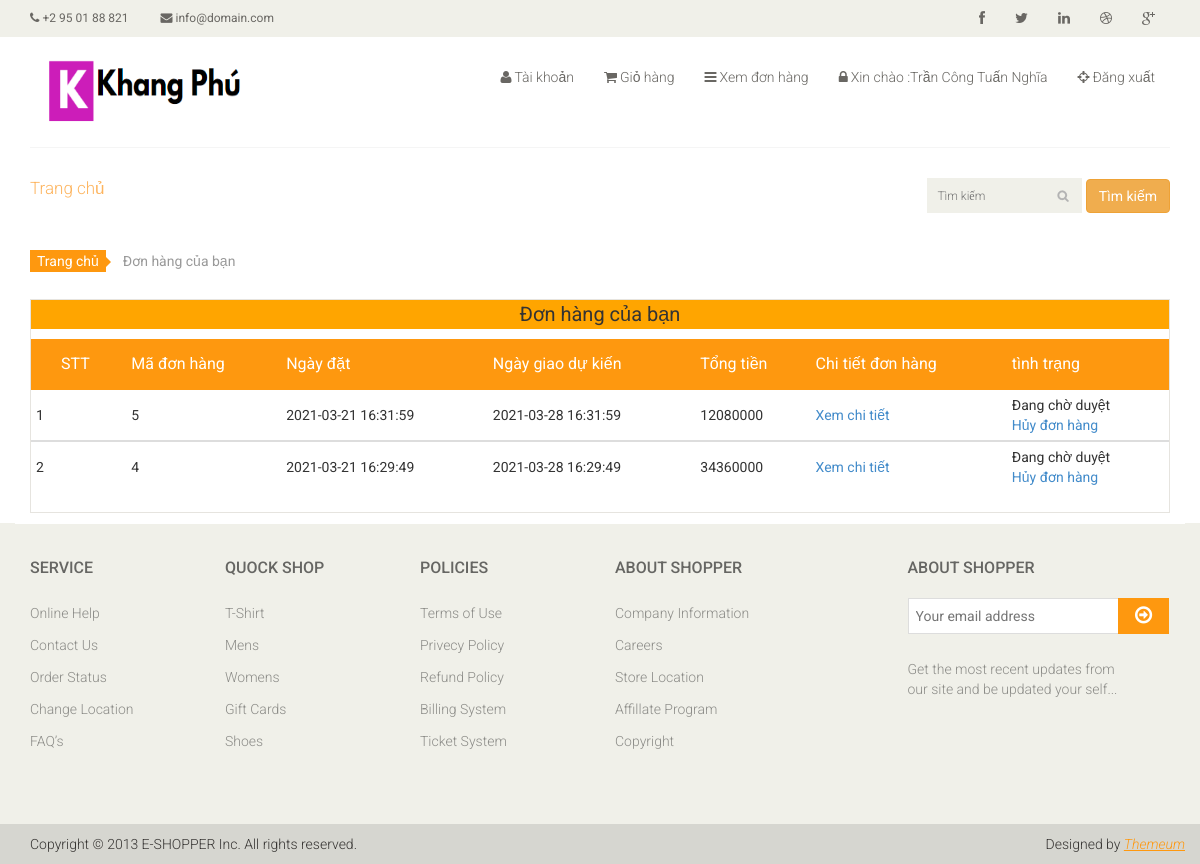
The app's page /index.php?quanly=xemdonhang (signed in) with its own data.
### tables this page shows
CREATE TABLE `khachhang` (
  `idKhachHang` int(11) NOT NULL,
  `tenKhachHang` varchar(100) NOT NULL,
  `matKhau` varchar(100) NOT NULL,
  `CMND` varchar(9) NOT NULL,
  `diaChi` varchar(100) NOT NULL,
  `Email` varchar(100) NOT NULL,
  `SDT` varchar(10) NOT NULL
);

CREATE TABLE `donhang` (
  `idDonHang` int(11) NOT NULL,
  `idKhachHang` int(11) NOT NULL,
  `ngayDat` datetime NOT NULL,
  `ngayGiaoDuKien` datetime NOT NULL,
  `tongTien` decimal(10,0) NOT NULL,
  `idNhanVien` int(11) DEFAULT NULL,
  `tinhTrang` int(11) NOT NULL
);

### includes/product/xemdonhang.php (the view)
<?php
    if(isset($_SESSION['email'])){
        $sql_khachhang="SELECT * FROM khachhang WHERE email ='".$_SESSION['email']."'";
        $query_khachhang=mysqli_query($conn,$sql_khachhang);
        $dongkh=mysqli_fetch_array($query_khachhang);
        $idKhachHang=$conn -> real_escape_string($dongkh['idKhachHang']);
    }
    $sql_lietkesp = "SELECT * FROM donhang WHERE idKhachHang= $idKhachHang ORDER BY donhang.idDonHang DESC";
    $row_lietkesp = mysqli_query($conn, $sql_lietkesp);
?>
<section id="cart_items">
		<div class="container">
			<div class="breadcrumbs">
				<ol class="breadcrumb">
				  <li><a href="index.php">Trang chủ</a></li>
				  <li class="active">Đơn hàng của bạn</li>
				</ol>
			</div>
			<div class="table-responsive cart_info">
				<p style="background-color: orange; text-align: center; font-size: 20px;">Đơn hàng của bạn</p>
				<table class="table table-condensed">
					<thead>
						<tr class="cart_menu">
							<td class="image">STT</td>
							<td class="description">Mã đơn hàng</td>
							<td class="price">Ngày đặt</td>
							<td class="quantity">Ngày giao dự kiến</td>
							<td class="total">Tổng tiền</td>
							<td class="total">Chi tiết đơn hàng</td>
							<td class="total">tình trạng</td>
						</tr>
					</thead>
					<?php
						$i=1;
						while ($dong=mysqli_fetch_array($row_lietkesp)) {
					 ?>
					<tbody>
						<tr>
							<td><?php echo $i; ?></td>
							<td><?php echo $dong['idDonHang'] ?></td>
							<td><?php echo $dong['ngayDat'] ?></td>
							<td><?php echo $dong['ngayGiaoDuKien'] ?></td>
							<td><?php echo $dong['tongTien'] ?></td>
							<td><a href="?quanly=chitietdonhang&id=<?php echo $dong['idDonHang']?>">Xem chi tiết</a></td>
                            <td>
            					<?php
            						if($dong['tinhTrang']==0){
            					?>
                                <?php
                                    echo 'Đang chờ duyệt<br>';
                                ?>
                                    <a href="?quanly=huydonhang&id=<?php echo $dong['idDonHang'] ?>">Hủy đơn hàng</a>
            					<?php
            						}elseif($dong['tinhTrang']==1) {
            					?>
            					<?php
            						echo 'Đơn hàng đã được duyệt';
            					?>
            					<?php
            						}elseif($dong['tinhTrang']==2) {
            					?>
            					<?php
                                    echo 'Đang giao hàng';
                                ?>
            					<?php
            						}elseif($dong['tinhTrang']==3) {
            					?>
                                <?php
                                    echo 'Đã nhận';
                                ?>
                                <?php
                                    }elseif($dong['tinhTrang']==4) {
                                ?>
                                <?php
                                    echo 'Thất bại';
                                ?>
                                <?php
                                    }
                                ?>
            				</td>
						</tr>
					</tbody>
					 <?php
                        $i++;
                    }
                    ?>
				</table>
			</div>
		</div>
	</section>

### includes/header.php (shortened to what this page needs)
<?php
if(isset($_SESSION['email'])){
?>
<header id="header">
		<div class="header_top">
			<div class="container">
				<div class="row">
					<div class="col-sm-6">
						<div class="contactinfo">
							<ul class="nav nav-pills">
								<li><a href="#"><i class="fa fa-phone"></i> +2 95 01 88 821</a></li>
								<li><a href="#"><i class="fa fa-envelope"></i> info@domain.com</a></li>
							</ul>
						</div>
					</div>
					<div class="col-sm-6">
						<div class="social-icons pull-right">
							<ul class="nav navbar-nav">
								<li><a href="#"><i class="fa fa-facebook"></i></a></li>
								<li><a href="#"><i class="fa fa-twitter"></i></a></li>
								<li><a href="#"><i class="fa fa-linkedin"></i></a></li>
								<li><a href="#"><i class="fa fa-dribbble"></i></a></li>
								<li><a href="#"><i class="fa fa-google-plus"></i></a></li>
							</ul>
						</div>
					</div>
				</div>
			</div>
		</div>
		<div class="header-middle">
			<div class="container">
				<div class="row">
					<div class="col-md-4 clearfix">
						<div class="logo pull-left">
							<a href="index.php"><img src="images/home/logo.png" width="200px" height="70" alt="" /></a>
						</div>
					</div>
					<div class="col-md-8 clearfix">
						<div class="shop-menu clearfix pull-right">
							<ul class="nav navbar-nav">
								<li><a href="?quanly=taikhoan"><i class="fa fa-user"></i>Tài khoản</a></li>
								<li><a href="?quanly=giohang"><i class="fa fa-shopping-cart"></i>Giỏ hàng</a></li>
								<li><a href="?quanly=xemdonhang"><i class="fa fa-bars"></i>Xem đơn hàng</a></li>
								<li><a href="?quanly=taikhoan"><i class="fa fa-lock"></i>Xin chào :<?php
				                    $sql="select * from khachhang where Email='".$_SESSION['email']."'";
				                    $query=mysqli_query($conn,$sql);
				                    $dong = mysqli_fetch_array($query);
				                    echo $dong['tenKhachHang'];
				                	?></a>
				            	</li>
								<li><a href="?quanly=dangxuat"><i class="fa fa-crosshairs"></i>Đăng xuất</a></li>
							</ul>
						</div>
					</div>
				</div>
			</div>
		</div>
		<div class="header-bottom">
			<div class="container">
				<div class="row">
					<div class="col-sm-9">
						<div class="mainmenu pull-left">
							<ul class="nav navbar-nav collapse navbar-collapse">
								<li><a href="index.php" class="active">Trang chủ</a></li>
							</ul>
						</div>
					</div>
					<form action="?quanly=timkiem" method="post">
					<div class="col-sm-3">
						<div class="search_box pull-right">
								<input type="text" name="tukhoa" placeholder="Tìm kiếm"/>
								<button class="btn btn-warning" name="search" type="submit">Tìm kiếm</button>
						</div>
					</div>
					</form>
				</div>
			</div>
		</div>
	</header>
<?php
}
?>

### css/main.css (style rules this page uses)
body { font-family: 'Roboto', sans-serif; position: relative; font-weight: 400px; }
ul li { list-style: none; }
a { -webkit-transition: 300ms; transition: 300ms; }
.header_top { background: none repeat scroll 0 0 #F0F0E9; }
.contactinfo ul li:first-child { margin-left: -15px; }
.contactinfo ul li a { font-size: 12px; color: #696763; font-family: 'Roboto', sans-serif; }
.social-icons ul li a { border: 0 none; border-radius: 0; color: #696763; padding: 0px; }
.social-icons ul li { display: inline-block; }
.social-icons ul li a i { padding: 11px 15px; transition: all 0.9s ease 0s; -moz-transition: all 0.9s ease 0s; -webkit-transition: all 0.9s ease 0s; -o-transition: all 0.9s ease 0s; }
.header-middle .container .row { border-bottom: 1px solid #f5f5f5; margin-left: 0; margin-right: 0; padding-bottom: 20px; padding-top: 20px; }
.shop-menu ul li { display: inline-block; padding-left: 15px; padding-right: 15px; }
.shop-menu ul li:last-child { padding-right: 0; }
.shop-menu ul li a { background: #FFFFFF; color: #696763; font-family: 'Roboto', sans-serif; font-size: 14px; font-weight: 300; padding: 0; padding-right: 0; margin-top: 10px; }
.shop-menu ul li a i { margin-right: 3px; }
.header-bottom { padding-bottom: 30px; padding-top: 30px; }
.navbar-collapse.collapse { padding-left: 0; }
.mainmenu ul li { padding-right: 15px; padding-left: 15px; }
.mainmenu ul li:first-child { padding-left: 0px; }
.mainmenu ul li a { color: #696763; font-family: 'Roboto', sans-serif; font-size: 17px; font-weight: 300; padding: 0; padding-bottom: 10px; }
.mainmenu ul li a:hover, .mainmenu ul li a.active, .shop-menu ul li a.active { background: none; color: #fdb45e; }
.search_box input { background: #F0F0E9; border: medium none; color: #B2B2B2; font-family: 'roboto'; font-size: 12px; font-weight: 300; height: 35px; outline: medium none; padding-left: 10px; width: 155px; background-image: url(../images/home/searchicon.png); background-repeat: no-repeat; background-position: 130px; }
.breadcrumbs { position: relative; }
.breadcrumbs .breadcrumb { background: transparent; padding-left: 0; }
.breadcrumbs .breadcrumb li a { background: #FE980F; color: #FFFFFF; padding: 3px 7px; }
.breadcrumbs .breadcrumb li a:after { content: ""; height: auto; width: auto; border-width: 8px; border-style: solid; border-color: transparent transparent transparent #FE980F; position: absolute; top: 11px; left: 73px; }
.breadcrumbs .breadcrumb>li+li:before { content: " "; }
#cart_items .cart_info { border: 1px solid #E6E4DF; margin-bottom: 10px; }
#cart_items .cart_info .cart_menu { background: #FE980F; color: #fff; font-size: 16px; font-family: 'Roboto', sans-serif; font-weight: normal; }
#cart_items .cart_info .table.table-condensed thead tr { height: 51px; }
#cart_items .cart_info .table.table-condensed tr { border-bottom: 1px solid#F7F7F0 }
#cart_items .cart_info .table.table-condensed tr:last-child { border-bottom: 0 }
.cart_info table tr td { border-top: 0 none; vertical-align: inherit; margin-right: 5px; }
#cart_items .cart_info .image { padding-left: 30px; }

### css/css.css (style rules this page uses)
html,body { margin: 0; padding: 0; }

### records on screen
khachhang: tenKhachHang "Trần Công Tuấn Nghĩa"
donhang: idDonHang "5", ngayDat "2021-03-21 16:31:59", ngayGiaoDuKien "2021-03-28 16:31:59", tongTien "12080000"
donhang: idDonHang "4", ngayDat "2021-03-21 16:29:49", ngayGiaoDuKien "2021-03-28 16:29:49", tongTien "34360000"
